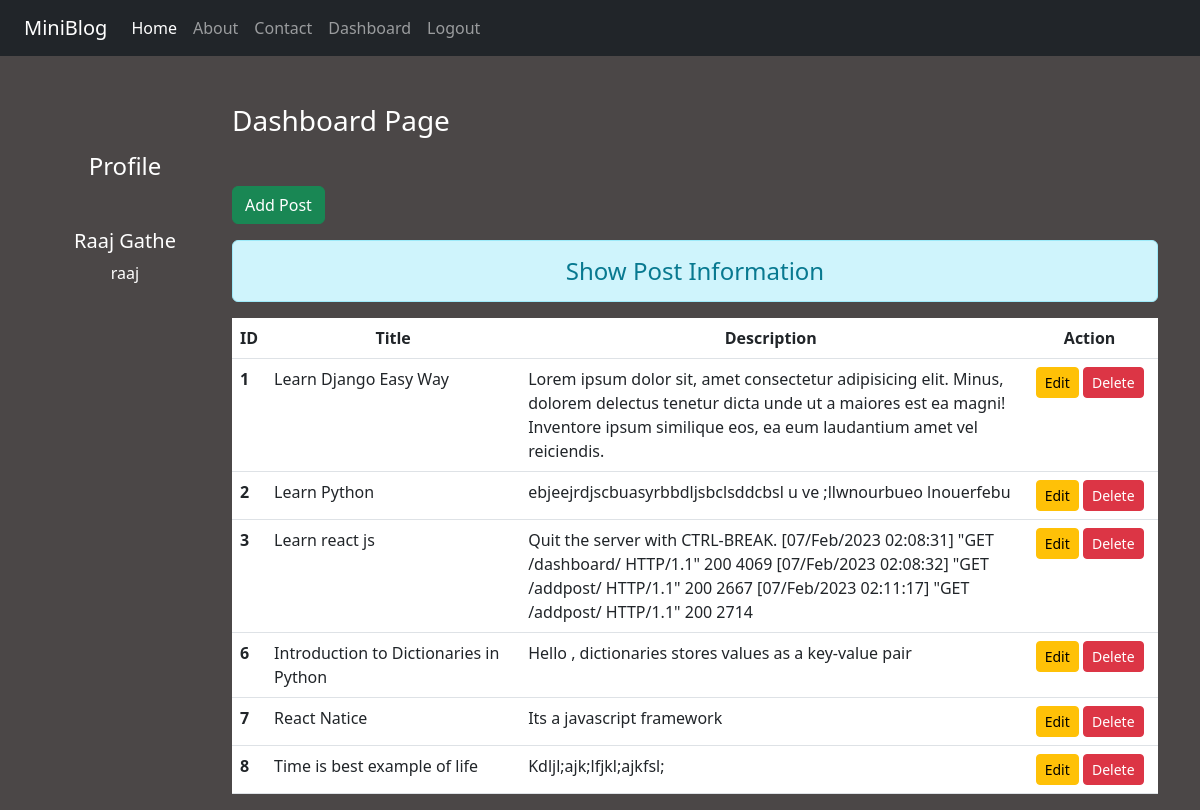
The page /dashboard/ (signed in) on the database its author committed.
### App1/models.py (models this page shows)
class Post(models.Model):
    title = models.CharField(max_length=100)
    desc = models.TextField()

### App1/views.py (the view)
# urls.py: path('dashboard/', views.dashboard, name='dashboard'),
def dashboard(request):
    if request.user.is_authenticated:
        posts = Post.objects.all()
        user = request.user # Profile of author
        full_name = user.get_full_name()
        gps = user.groups.all()
        return render(request, 'blog/dashboard.html', {'posts':posts,
        'full_name':full_name, 'groups':gps})
    else:
        return HttpResponseRedirect('/login/')

### App1/templates/blog/dashboard.html (shortened to what this page needs)
<!DOCTYPE html>
<html lang="en">
<head>
</head>
<body>
  {% extends 'blog/base.html' %}
  {% load static %}
      {% block side %}
      <div class="col-sm-2 text-white my-5 text-center">
          <h4 class="my-5">Profile</h4>
          <h5>{{full_name}}</h5>
          {% for i in groups %}
          <p>{{i.name}}</p>
          {%endfor%}
      </div>
      {% endblock side %}
  {% block content %}
  <div class="col-sm-10">
      <h3 class="text-white my-5">Dashboard Page</h3>
      <a href="{% url 'addpost' %}" class=" btn btn-success">Add Post</a>
      <h4 class="text-center alert alert-info mt-3">Show Post Information</h4>
      {% if posts %}
      <table class="table table-hover bg-white">
          <thead>
            <tr class="text-center">
              <th scope="col" style="width: 2%;">ID</th>
              <th scope="col" style="width: 28%;">Title</th>
              <th scope="col" style="width: 55%;">Description</th>
              <th scope="col" style="width: 15%;">Action</th>
            </tr>
          </thead>
          <tbody>
            {% for i in posts%}
            <tr>
              <th scope="row">{{i.id}}</th>
              <td>{{i.title}}</td>
              <td>{{i.desc}}</td>
              <td class="text-center">
                  <a href="{% url 'editpost' i.id %}" class="btn btn-warning btn-sm">Edit</a>
                  {% if perms.App1.delete_post%}
                  <form action="{% url 'deletepost' i.id %}" method="post" class="d-inline">
                      <input type="submit" value="Delete" class="btn btn-danger btn-sm">
                  </form>
                  {%endif%}
              </td>
            </tr>
            {%endfor%}
          </tbody>
        </table>
      {%endif%}
  </div>
  {% endblock content %}

### App1/static/css/style.css (style rules this page uses)
body { background-color: rgb(75, 71, 71); color: antiquewhite; }

### rows shown on the page
Post: id "1", title "Learn Django Easy Way", desc "Lorem ipsum dolor sit, amet consectetur adipisicing elit. Minus, dolorem delectus tenetur dicta unde ut a maiores est ea magni! Inventore ipsum similique eos, ea eum laudantium amet vel reiciendis."
Post: id "2", title "Learn Python", desc "ebjeejrdjscbuasyrbbdljsbclsddcbsl u ve ;llwnourbueo lnouerfebu"
Post: id "3", title "Learn react js", desc "Quit the server with CTRL-BREAK. [07/Feb/2023 02:08:31] \"GET /dashboard/ HTTP/1.1\" 200 4069 [07/Feb/2023 02:08:32] \"GET /addpost/ HTTP/1.1\" 200 2667 [07/Feb/2023 02:11:17] \"GET /addpost/ HTTP/1.1\" 200 2714"
Post: id "6", title "Introduction to Dictionaries in Python", desc "Hello , dictionaries stores values as a key-value pair"
Post: id "7", title "React Natice", desc "Its a javascript framework"
Post: id "8", title "Time is best example of life", desc "Kdljl;ajk;lfjkl;ajkfsl;"

### other values the page prints
{{ full_name }} "Raaj Gathe"
{{ i.name }} "raaj"
